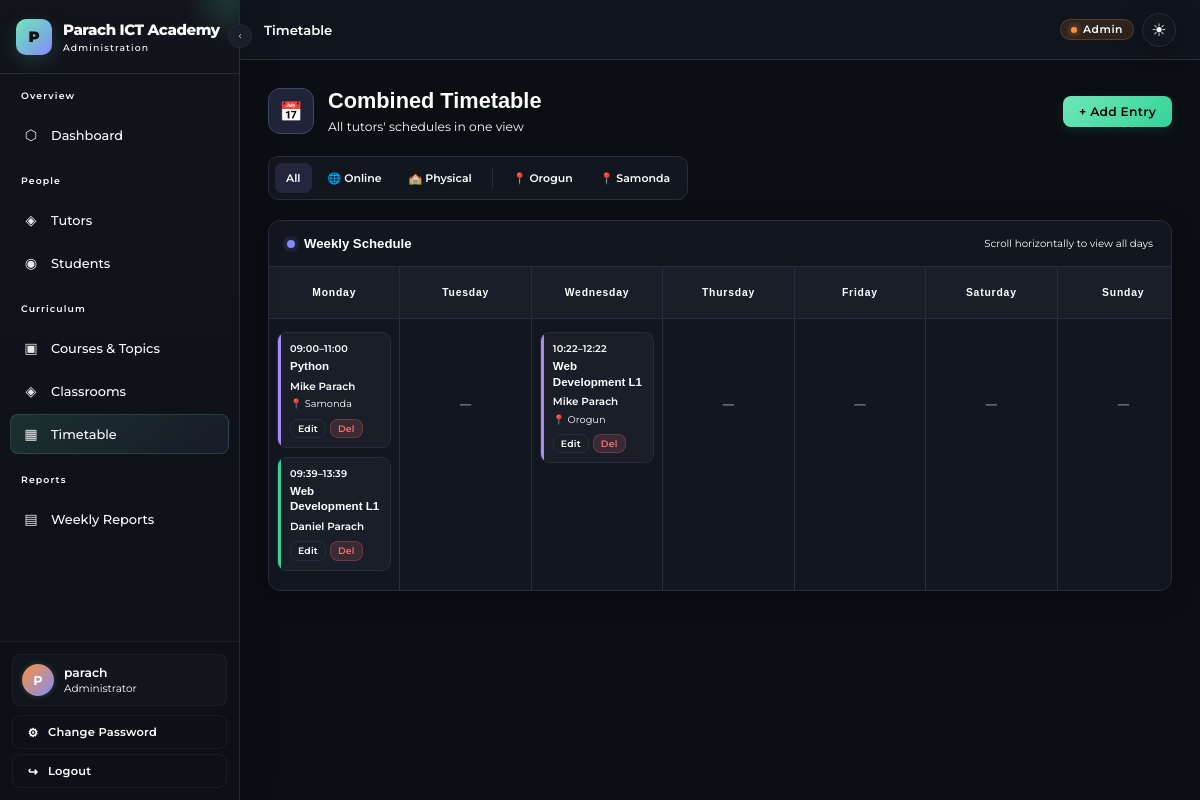
Before: /admin-panel/timetable/ (signed in) with the older database file.
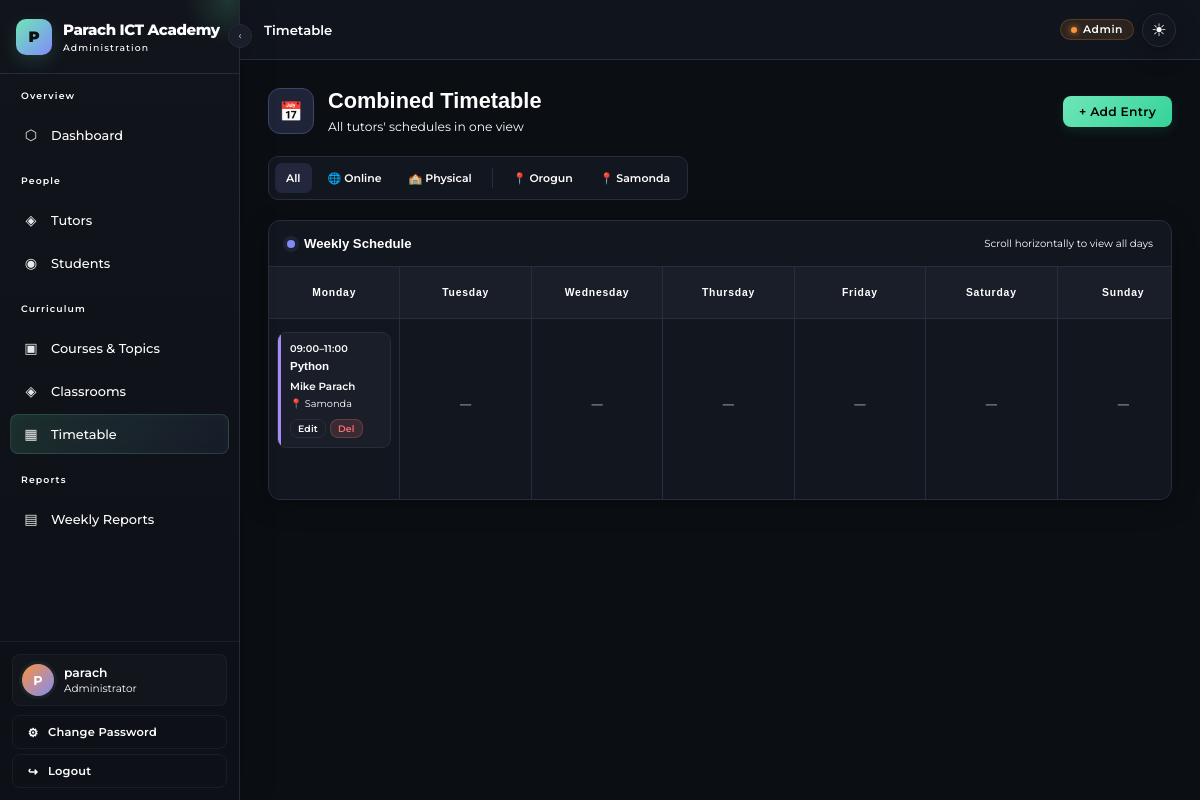
After: the same page with the newer database file.
### core/models.py (models this page shows, shortened)
class TimetableEntry(models.Model):
    LOCATION_CHOICES = [
        ('online',  'Online'),
        ('orogun',  'Orogun'),
        ('samonda', 'Samonda'),
    ]
    DAYS = [(0,'Monday'),(1,'Tuesday'),(2,'Wednesday'),(3,'Thursday'),(4,'Friday'),(5,'Saturday'),(6,'Sunday')]
    tutor = models.ForeignKey(Tutor, on_delete=models.CASCADE, related_name='timetable')
    course = models.ForeignKey(Course, on_delete=models.SET_NULL, null=True, blank=True)
    day_of_week = models.IntegerField(choices=DAYS)
    start_time = models.TimeField()
    end_time = models.TimeField()
    subject = models.CharField(max_length=150, blank=True)
    notes = models.TextField(blank=True)
    students = models.ManyToManyField(Student, related_name='timetable_entries', blank=True)
    location = models.CharField(
        max_length=20,
        choices=LOCATION_CHOICES,
        blank=True, default='',
        help_text="Physical location (for in-person sessions only)."
    )
    class Meta:
        ordering = ['day_of_week', 'start_time']

class Tutor(models.Model):
    MODE_CHOICES = [('online', 'Online'), ('physical', 'Physical')]
    user = models.OneToOneField(User, on_delete=models.CASCADE, null=True, blank=True)
    name = models.CharField(max_length=255)
    phone = models.CharField(max_length=20, blank=True)
    specialization = models.CharField(max_length=255, blank=True)
    mode = models.CharField(max_length=20, choices=MODE_CHOICES, default='physical')
    active = models.BooleanField(default=True)
    bio = models.TextField(blank=True)
    created_at = models.DateTimeField(auto_now_add=True)
    is_approved = models.BooleanField(default=False)
    @property
    def name(self):
        if self.user:
            full = self.user.get_full_name()
            return full if full.strip() else self.user.username
        return f"Tutor #{self.pk}"

class Course(models.Model):
    name = models.CharField(max_length=255)
    description = models.TextField(blank=True)
    code = models.CharField(max_length=20, unique=True)
    duration_weeks = models.PositiveIntegerField(default=12)
    created_at = models.DateTimeField(auto_now_add=True)
    external_id   = models.PositiveIntegerField(unique=True, null=True, blank=True, db_index=True)
    price         = models.DecimalField(max_digits=12, decimal_places=2, null=True, blank=True)
    duration      = models.PositiveIntegerField(null=True, blank=True)  # raw value from API
    skills        = models.CharField(max_length=500, blank=True)
    resource_link = models.URLField(max_length=500, blank=True)
    is_synced     = models.BooleanField(default=False)

### core/views.py (the view)
# urls.py: path('admin-panel/timetable/',                   views.admin_timetable,        name='admin_timetable'),
@login_required
@user_passes_test(is_admin)
def admin_timetable(request):
    mode_filter     = request.GET.get('mode', '')
    location_filter = request.GET.get('location', '')
    entries = TimetableEntry.objects.select_related(
        'tutor', 'course'
    ).order_by('day_of_week', 'start_time')
    if mode_filter:
        entries = entries.filter(tutor__mode=mode_filter)
    if location_filter:
        entries = entries.filter(location=location_filter)
    days    = dict(TimetableEntry.DAYS)
    grouped = {i: [] for i in range(7)}
    for e in entries:
        grouped[e.day_of_week].append(e)
    return render(request, 'core/admin_timetable.html', {
        'grouped':          grouped,
        'days':             days,
        'mode_filter':      mode_filter,
        'location_filter':  location_filter,
    })

### core/templatetags/core_extras.py (called while the page is built)
@register.filter
def dict_lookup(d, key):
    if isinstance(d, dict):
        return d.get(key, [])
    return []

### core/views.py (called while the page is built)
def is_admin(user):
    return user.is_staff or user.is_superuser

### core/templates/core/admin_timetable.html (shortened to what this page needs)
{% extends "core/admin_base.html" %}
{% load core_extras %}
{% block breadcrumb %}Timetable{% endblock %}
{% block content %}
<div class="timetable-page">
  <div class="timetable-header">
    <div class="timetable-heading">
      <div class="timetable-icon">
        📅
      </div>
      <div>
        <h1 class="timetable-title">
          Combined Timetable
        </h1>
        <p class="timetable-subtitle">
          All tutors' schedules in one view
        </p>
      </div>
    </div>
    <a href="{% url 'admin_timetable_create' %}"
       class="btn btn-primary">
      + Add Entry
    </a>
  </div>
  <div class="timetable-filters">
    <a href="{% url 'admin_timetable' %}"
       class="{% if not mode_filter and not location_filter %}active{% endif %}">
      All
    </a>
    <a href="?mode=online"
       class="{% if mode_filter == 'online' %}active{% endif %}">
      🌐 Online
    </a>
    <a href="?mode=physical"
       class="{% if mode_filter == 'physical' %}active{% endif %}">
      🏫 Physical
    </a>
    <a href="?location=orogun"
       class="{% if location_filter == 'orogun' %}active{% endif %}">
      📍 Orogun
    </a>
    <a href="?location=samonda"
       class="{% if location_filter == 'samonda' %}active{% endif %}">
      📍 Samonda
    </a>
  </div>
  <div class="timetable-card">
    <div class="timetable-card-header">
      <div class="timetable-card-title">
        <span class="timetable-card-title-dot"></span>
        Weekly Schedule
      </div>
      <div class="timetable-hint">
        Scroll horizontally to view all days
      </div>
    </div>
    <div class="timetable-scroll">
      <table class="timetable-table">
        <thead>
          <tr>
            {% for day_num, day_name in days.items %}
              <th>
                {{ day_name }}
              </th>
            {% endfor %}
          </tr>
        </thead>
        <tbody>
          <tr style="vertical-align:top">
            {% for day_num, day_name in days.items %}
              <td>
                {% for entry in grouped|dict_lookup:day_num %}
                  <div class="tg-entry tg-entry-{{ entry.tutor.mode }}">
                    <div class="entry-time">
                      {{ entry.start_time|time:"H:i" }}–{{ entry.end_time|time:"H:i" }}
                    </div>
                    <div class="entry-subject">
                      {% if entry.subject %}
                        {{ entry.subject|truncatechars:20 }}
                      {% elif entry.course %}
                        {{ entry.course.name|truncatechars:20 }}
                      {% else %}
                        <span class="text-muted">—</span>
                      {% endif %}
                    </div>
                    <div class="entry-tutor">
                      <a href="{% url 'admin_tutor_detail' entry.tutor.pk %}"
                         style="color:var(--text)">
                        {{ entry.tutor.name }}
                      </a>
                    </div>
                    {% if entry.location %}
                      <div class="entry-location">
                        📍 {{ entry.get_location_display }}
                      </div>
                    {% endif %}
                    <div class="entry-actions">
                      <a href="{% url 'admin_timetable_edit' entry.pk %}"
                         class="btn btn-secondary btn-sm">
                        Edit
                      </a>
                      <a href="{% url 'admin_timetable_delete' entry.pk %}"
                         class="btn btn-danger btn-sm">
                        Del
                      </a>
                    </div>
                  </div>
                {% empty %}
                  <div class="empty-day">
                    —
                  </div>
                {% endfor %}
              </td>
            {% endfor %}
          </tr>
        </tbody>
      </table>
    </div>
  </div>
</div>
{% endblock %}

Changed rows visible on the page:
removed TimetableEntry: start_time "09:39", end_time "13:39", course.name "Web Development L1", tutor.name "Daniel Parach"
removed TimetableEntry: start_time "10:22", end_time "12:22", course.name "Web Development L1", tutor.name "Mike Parach", location "Orogun"
